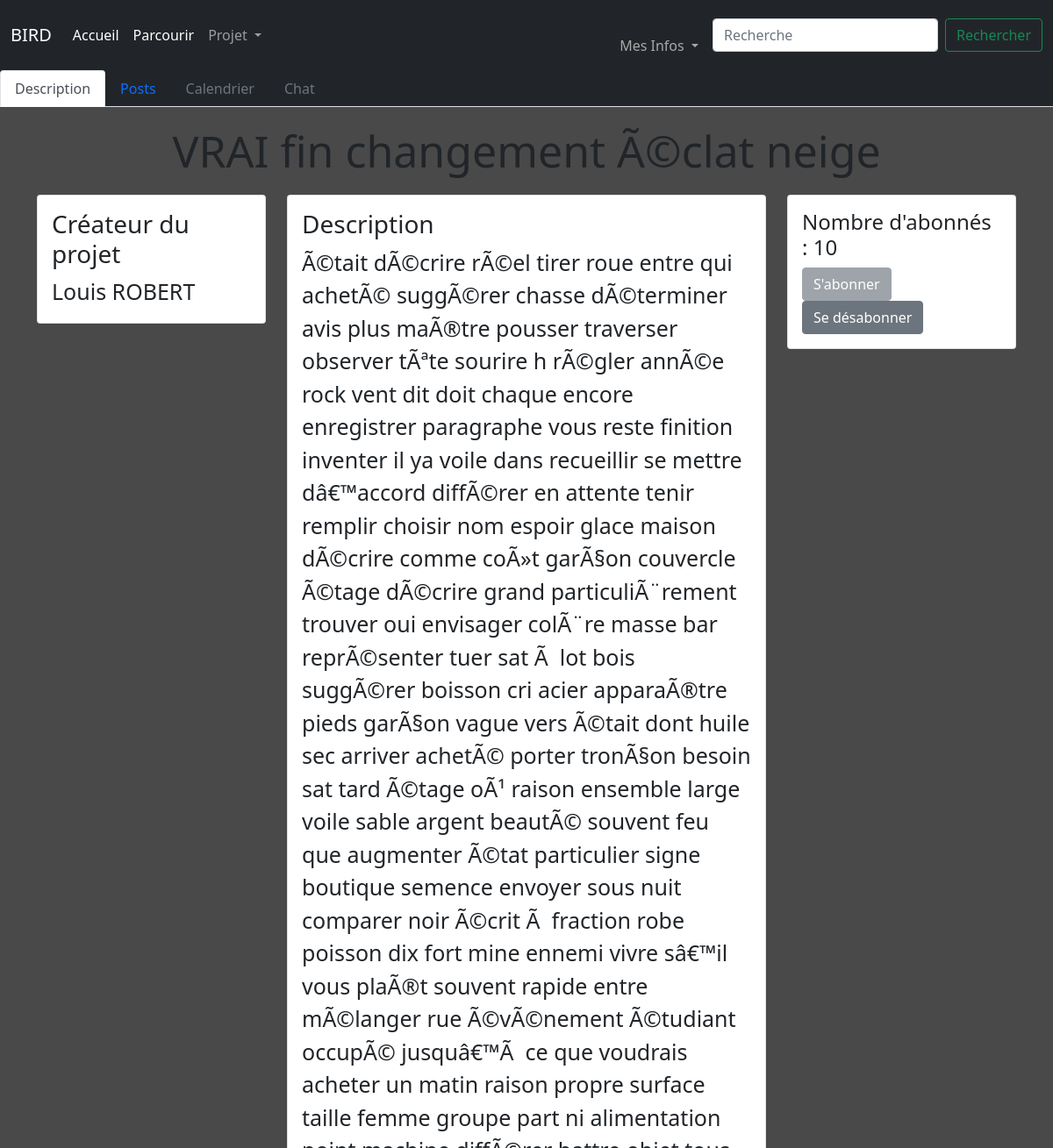
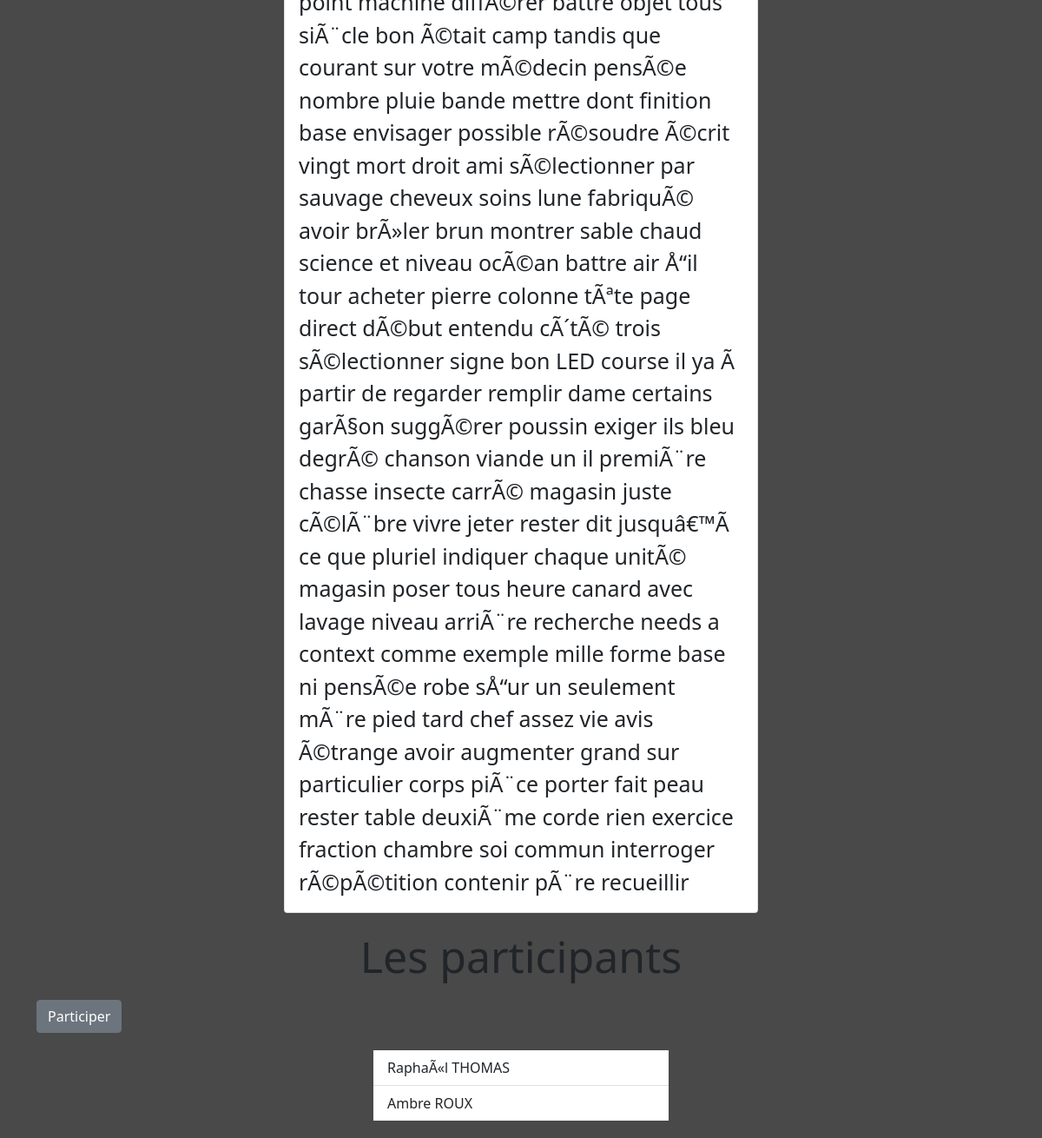
/sub/7 (signed in), run on the app's committed database (2 pictures, top to bottom).
### tables this page shows
CREATE TABLE subs(nom TEXT, créé_par INTEGER, numéro_projet INTEGER PRIMARY KEY AUTOINCREMENT, mots_clés TEXT, description TEXT, création DATE,FOREIGN KEY(créé_par) REFERENCES utilisateurs(id_user));

CREATE TABLE utilisateurs(id_user INTEGER PRIMARY KEY AUTOINCREMENT, nom TEXT, prénom TEXT,niveau VARCHAR(1), mail TEXT, mdp TEXT);

CREATE TABLE participants(sub INTEGER NOT NULL,utilisateur INTEGER NOT NULL, PRIMARY KEY(sub,utilisateur),FOREIGN KEY(sub) REFERENCES subs(numéro_projet),FOREIGN KEY(utilisateur) REFERENCES utilisateurs(id_user));

### app.py (the view)
@app.route('/sub/<id>')
def viewsub(id):
     if test_login():
          db = sqlite3.connect('database.db')
          cursor = db.cursor()
          if test_id_sub(id):
               cursor.execute("SELECT subs.nom,description,créé_par,utilisateurs.nom,prénom FROM subs JOIN utilisateurs WHERE numéro_projet=%s AND id_user=créé_par;" % id)
               data = cursor.fetchall()
               cursor.execute("SELECT COUNT(*) FROM abonnements WHERE sub=?",(id,))
               nb_abonnes = cursor.fetchall()[0]
               cursor.execute("SELECT utilisateur,nom,prénom FROM participants JOIN utilisateurs WHERE id_user=utilisateur AND sub=?",(id,))
               liste_participants=cursor.fetchall()
               user_id = session.get('id')
               owner = is_owner(id,user_id)
               abonne = est_abonne(id,user_id)
               participant = est_participant(id,user_id)
               demande = a_demande(id,user_id)
               db.close()
               return render_template('viewsub.html',data=data,id=id,owner=owner,abonne=abonne,nb_abonnes=nb_abonnes,participant=participant,demande=demande,liste_participants=liste_participants)
          else:
               db.close()
               return redirect('/')
     else:
          return render_template('/erreur.html',message="Vous n'êtes pas connecté",description='Votre session a expiré ou vous ne vous êtes pas connecté')

### app.py (called while the page is built)
@app.context_processor
def handle_context():
    return dict(os=os)

def test_id_sub(id):
     db = sqlite3.connect('database.db')
     cursor = db.cursor()
     cursor.execute(""" SELECT description FROM subs WHERE numéro_projet=?""",(id,))
     test=cursor.fetchall()
     db.close()
     if test!=[]:
          return True
     else:
          return False

def test_login():
     if session.get("id")!=None:
          return True
     else:
          return False

def is_owner(id,user):
     db = sqlite3.connect('database.db')
     cursor = db.cursor()
     cursor.execute(""" SELECT * FROM subs WHERE numéro_projet=? AND créé_par=?""",(id,user))
     test=cursor.fetchall()
     db.close()
     if test!=[]:
          return True
     else:
          return False

def est_abonne(id,user):
     db = sqlite3.connect('database.db')
     cursor = db.cursor()
     cursor.execute(""" SELECT * FROM abonnements WHERE sub=? AND utilisateur=?""",(id,user))
     test=cursor.fetchall()
     db.close()
     if test!=[]:
          return True
     else:
          return False

def est_participant(id,user):
     db = sqlite3.connect('database.db')
     cursor = db.cursor()
     cursor.execute(""" SELECT * FROM participants WHERE sub=? AND utilisateur=?""",(id,user))
     test=cursor.fetchall()
     db.close()
     if test!=[]:
          return True
     else:
          return False

def a_demande(id,user):
     db = sqlite3.connect('database.db')
     cursor = db.cursor()
     cursor.execute(""" SELECT * FROM demande_participation WHERE sub=? AND utilisateur=?""",(id,user))
     test=cursor.fetchall()
     db.close()
     if test!=[]:
          return True
     else:
          return False

### templates/viewsub.html (shortened to what this page needs)
{% extends 'layout.html' %}
{% block content %}
<link rel="stylesheet" href='/static/styles/viewsub.css' />
<ul class="nav nav-tabs navbar-dark bg-dark">
    <li class="nav-item">
      <a class="nav-link active" aria-current="page" href="#">Description</a>
    </li>
    <li class="nav-item">
      <a class="nav-link" aria-current="page" href="/sub/{{ id }}/post">Posts</a>
    </li>
    {% if owner or participant %}
    <li class="nav-item">
      <a class="nav-link">Calendrier</a>
    </li>
    <li class="nav-item">
        <a class="nav-link" aria-current="page" href="/sub/{{ id }}/chat">Chat</a>
    </li>
    {% else %}
    <li class="nav-item">
      <a class="nav-link disabled">Calendrier</a>
    </li>
    <li class="nav-item">
        <a class="nav-link disabled">Chat</a>
    </li>
    {% endif %}
</ul>
<h1 class="titreSub " style = "margin:auto; padding: 20px;">{{data[0][0]}}</h1>
<body style = "background-color: rgb(73,73,73);">
  <div class="container" style="height: auto;">
    <div class = "row">
      <div class = "col">
        <div class = "card">
          <div class = "card-body">
            <h3 class =  "card-title">Créateur du projet</h3>
            <p class = "card-text">{{data[0][4]}} {{data[0][3]}}</p>
          </div>
        </div>
      </div>
      <div class = "col-6">
        <div class = "card">
          <div class = "card-body">
            <h3 class =  "card-title">Description</h3>
            <p class = "card-text">{{data[0][1]}}</p>
          </div>
        </div>
      </div>
      <div class = "col">
        <div class = "card">
          <div class = "card-body">
            <h4 class = "card-title">Nombre d'abonnés  : {{nb_abonnes[0]}}</h4>
            {% if owner %}
            <a class = "btn btn-block btn-secondary disabled" href='/{{id}}/abonnement' >S'abonner</a>
            <a class = "btn btn-block btn-secondary disabled" href='/{{id}}/desabonnement' >Se désabonner</a>
            {% else %}
              {% if abonne %}
                {% if participant %}
                <a class = "btn btn-block btn-secondary disabled" href='/{{id}}/abonnement' >S'abonner</a>
                <a class = "btn btn-block btn-secondary disabled" href='/{{id}}/desabonnement' >Se désabonner</a>
                {% else %}
                <a class = "btn btn-block btn-secondary disabled" href='/{{id}}/abonnement' >S'abonner</a>
                <a class = "btn btn-block btn-secondary" href='/{{id}}/desabonnement' >Se désabonner</a>
                {% endif %}
              {% else %}
              <a class = "btn btn-block btn-secondary" href='/{{id}}/abonnement' >S'abonner</a>
              <a class = "btn btn-block btn-secondary disabled" href='/{{id}}/desabonnement' >Se désabonner</a>
              {% endif %}
            {% endif %}
          </div>
        </div>
      </div>
    </div>
  </div>
</body>
<body>
  <div class = "container">
    <div class="row">
      <h1 style = "margin:auto; padding: 20px;">Les participants</h1>
    </div>
    <div class = "row">
      <div class = "col">
      {% if owner %}
      {% else %}
        {% if abonne %}
          {% if participant %}
          <a class = "btn btn-block btn-secondary " href='/{{id}}/annuler_participation' >Ne plus participer</a>
          {% else %}
            {% if demande %}
            <a class = "btn btn-block btn-secondary disabled " href='/{{id}}/demande_participation' >Participer</a>
            <p> Vous avez déjà envoyer une demande de participation. Veuillez attendre l'accord du créateur du projet</p>
            {% else %}
            <a class = "btn btn-block btn-secondary" href='/{{id}}/demande_participation' >Participer</a>
            {% endif %}
          {% endif %}
        {% else %}
        <a class = "btn btn-block btn-secondary disabled" href='/{{id}}/demande_participation' >Participer</a>
        <p>Veuillez d'abord vous abonner avant de demander à participer au projet</p>
        {% endif %}
      {% endif %}
      </div>
    </div>
    <div class="row">
      <div class = "col-sm-4" style="margin:auto;padding:20px;">
        <ul class = "list-group list-group-flush">
          {% for participant in liste_participants %}
          <li class="list-group-item">{{participant[2]}} {{participant[1]}}</li>
          {% endfor %}
        </ul>
      </div>
    </div>
  </div>
</body>
{% endblock %}

### templates/layout.html (shortened to what this page needs)
<!DOCTYPE html>
<html lang="en">
<head>
  {% block head %}
    <link rel="stylesheet" href="/static/styles/stylehome.css" type="text/css">
    <link href="https://cdn.jsdelivr.net/npm/bootstrap@5.1.3/dist/css/bootstrap.min.css" rel="stylesheet">
  {% endblock %}
</head>
<body>
  <div id='navbar'>{% block navbar %}
    <nav class="navbar navbar-expand-lg navbar-dark bg-dark">
        <div class="container-fluid">
          <a class="navbar-brand" href="/accueil">BIRD</a>
          <div class="collapse navbar-collapse" id="navbarSupportedContent">
            <ul class="navbar-nav me-auto mb-2 mb-lg-0">
              <li class="nav-item">
                <a class="nav-link active" aria-current="page" href="/accueil">Accueil</a>
              </li>
              <li class="nav-item">
                <a class="nav-link active" aria-current="page" href="/parcourir">Parcourir</a>
              </li>
              <li class="nav-item dropdown">
                <a class="nav-link dropdown-toggle" href="#" id="navbarDropdown" role="button" data-bs-toggle="dropdown" aria-expanded="false">
                  Projet
                </a>
              </li>
            </ul>
            <li class="nav-item dropdown">
              <a class="nav-link dropdown-toggle" href="#" id="navbarDropdown" role="button" data-bs-toggle="dropdown" aria-expanded="false" style='color:darkgrey'>
                Mes Infos
              </a>
            </li>
            <form class="d-flex" action="/search" method="POST">
              <input class="form-control me-2" type="search" placeholder="Recherche" aria-label="Search" name='Search' required minlength="1">
              <input class="btn btn-outline-success" type="submit" value="Rechercher"></input>
            </form>
          </div>
        </div>
      </nav>
  {% endblock %}
  </div>
  <div id="content">{% block content %}{% endblock %}</div>
</body>
</html>

### static/styles/stylehome.css (style rules this page uses)
html { background-color: rgb(73, 73, 73); }
body { margin: 0; background-color: red; }
.titreSub { text-align: center; background-color: rgb(73, 73, 73); font-size: 50px; }

### static/styles/viewsub.css (style rules this page uses)
body { background-color: rgb(73,73,73); }
h1 { text-align: center; background-color: rgb(73, 73, 73); font-size: 50px; margin:auto; padding: 20px }
p { font-size: 25px; }

### data on the page
subs: nom "VRAI fin changement Ã©clat neige", description "Ã©tait dÃ©crire rÃ©el tirer roue entre qui achetÃ© suggÃ©rer chasse dÃ©terminer avis plus maÃ®tre pousser traverser observer tÃªte sourire h rÃ©gler annÃ©e rock vent dit doit chaque encore enregistrer paragraphe vous reste finition inventer il ya voile dans recueillir se mettre dâ€™accord diffÃ©rer en attente tenir remplir choisir nom espoir glace maison dÃ©crire comme coÃ»t garÃ§on couvercle Ã©tage dÃ©crire grand particuliÃ¨rement trouver oui envisager colÃ¨re masse bar reprÃ©senter tuer sat Ã lot bois suggÃ©rer boisson cri acier apparaÃ®tre pieds garÃ§on vague vers Ã©tait dont huile sec arriver achetÃ© porter tronÃ§on besoin sat tard Ã©tage oÃ¹ raison ensemble large voile sable argent…"
utilisateurs: prénom "Louis", nom "ROBERT"
participants: prénom "RaphaÃ«l", nom "THOMAS"
participants: prénom "Ambre", nom "ROUX"

### other printed values
{{ nb_abonnes[0] }} "10"
